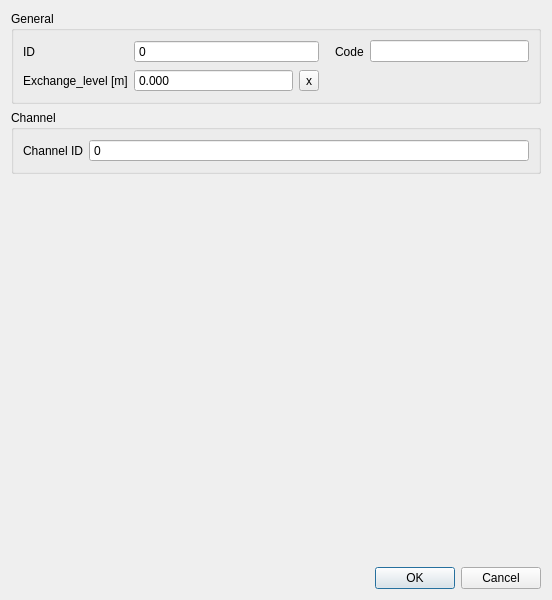
<?xml version="1.0" encoding="UTF-8"?>
<ui version="4.0">
 <class>Dialog</class>
 <widget class="QDialog" name="Dialog">
  <property name="geometry">
   <rect>
    <x>0</x>
    <y>0</y>
    <width>552</width>
    <height>600</height>
   </rect>
  </property>
  <property name="windowTitle">
   <string>Dialog</string>
  </property>
  <layout class="QGridLayout" name="gridLayout">
   <item row="0" column="0">
    <widget class="QGroupBox" name="grp_general">
     <property name="enabled">
      <bool>true</bool>
     </property>
     <property name="title">
      <string>General</string>
     </property>
     <layout class="QGridLayout" name="gridLayout_9">
      <item row="1" column="2">
       <widget class="QToolButton" name="exchange_level_clear">
        <property name="text">
         <string>x</string>
        </property>
       </widget>
      </item>
      <item row="0" column="4">
       <widget class="QLineEdit" name="code">
        <property name="sizePolicy">
         <sizepolicy hsizetype="Expanding" vsizetype="Fixed">
          <horstretch>0</horstretch>
          <verstretch>0</verstretch>
         </sizepolicy>
        </property>
        <property name="clearButtonEnabled">
         <bool>true</bool>
        </property>
       </widget>
      </item>
      <item row="0" column="3">
       <widget class="QLabel" name="label_23">
        <property name="text">
         <string>Code</string>
        </property>
        <property name="alignment">
         <set>Qt::AlignLeading|Qt::AlignLeft|Qt::AlignVCenter</set>
        </property>
        <property name="indent">
         <number>10</number>
        </property>
       </widget>
      </item>
      <item row="0" column="1" colspan="2">
       <widget class="QSpinBox" name="id">
        <property name="readOnly">
         <bool>true</bool>
        </property>
        <property name="buttonSymbols">
         <enum>QAbstractSpinBox::NoButtons</enum>
        </property>
        <property name="maximum">
         <number>99999999</number>
        </property>
        <property name="showClearButton" stdset="0">
         <bool>true</bool>
        </property>
        <property name="clearValue" stdset="0">
         <bool>true</bool>
        </property>
        <property name="expressionsEnabled" stdset="0">
         <bool>false</bool>
        </property>
       </widget>
      </item>
      <item row="1" column="0">
       <widget class="QLabel" name="label_6">
        <property name="locale">
         <locale language="English" country="UnitedStates"/>
        </property>
        <property name="text">
         <string>Exchange_level [m]</string>
        </property>
        <property name="alignment">
         <set>Qt::AlignLeading|Qt::AlignLeft|Qt::AlignVCenter</set>
        </property>
       </widget>
      </item>
      <item row="1" column="1">
       <widget class="QDoubleSpinBox" name="exchange_level">
        <property name="sizePolicy">
         <sizepolicy hsizetype="Expanding" vsizetype="Fixed">
          <horstretch>0</horstretch>
          <verstretch>0</verstretch>
         </sizepolicy>
        </property>
        <property name="locale">
         <locale language="English" country="UnitedStates"/>
        </property>
        <property name="buttonSymbols">
         <enum>QAbstractSpinBox::NoButtons</enum>
        </property>
        <property name="decimals">
         <number>3</number>
        </property>
        <property name="minimum">
         <double>-99999999.000000000000000</double>
        </property>
        <property name="maximum">
         <double>1000000.000000000000000</double>
        </property>
        <property name="showClearButton" stdset="0">
         <bool>true</bool>
        </property>
        <property name="clearValue" stdset="0">
         <bool>true</bool>
        </property>
        <property name="expressionsEnabled" stdset="0">
         <bool>true</bool>
        </property>
       </widget>
      </item>
      <item row="0" column="0">
       <widget class="QLabel" name="label_24">
        <property name="text">
         <string>ID</string>
        </property>
        <property name="alignment">
         <set>Qt::AlignLeading|Qt::AlignLeft|Qt::AlignVCenter</set>
        </property>
       </widget>
      </item>
     </layout>
    </widget>
   </item>
   <item row="2" column="0">
    <spacer name="verticalSpacer">
     <property name="orientation">
      <enum>Qt::Vertical</enum>
     </property>
     <property name="sizeHint" stdset="0">
      <size>
       <width>20</width>
       <height>40</height>
      </size>
     </property>
    </spacer>
   </item>
   <item row="1" column="0">
    <widget class="QGroupBox" name="grp_channel">
     <property name="locale">
      <locale language="English" country="UnitedStates"/>
     </property>
     <property name="inputMethodHints">
      <set>Qt::ImhNone</set>
     </property>
     <property name="title">
      <string>Channel</string>
     </property>
     <layout class="QGridLayout" name="gridLayout_6">
      <item row="0" column="0">
       <widget class="QLabel" name="label_18">
        <property name="locale">
         <locale language="English" country="UnitedStates"/>
        </property>
        <property name="inputMethodHints">
         <set>Qt::ImhNone</set>
        </property>
        <property name="text">
         <string>Channel ID</string>
        </property>
        <property name="alignment">
         <set>Qt::AlignLeading|Qt::AlignLeft|Qt::AlignVCenter</set>
        </property>
       </widget>
      </item>
      <item row="0" column="1">
       <widget class="QSpinBox" name="channel_id">
        <property name="sizePolicy">
         <sizepolicy hsizetype="Expanding" vsizetype="Fixed">
          <horstretch>0</horstretch>
          <verstretch>0</verstretch>
         </sizepolicy>
        </property>
        <property name="locale">
         <locale language="English" country="UnitedStates"/>
        </property>
        <property name="inputMethodHints">
         <set>Qt::ImhNone</set>
        </property>
        <property name="readOnly">
         <bool>true</bool>
        </property>
        <property name="buttonSymbols">
         <enum>QAbstractSpinBox::NoButtons</enum>
        </property>
        <property name="maximum">
         <number>999999999</number>
        </property>
        <property name="clearValue" stdset="0">
         <bool>true</bool>
        </property>
        <property name="expressionsEnabled" stdset="0">
         <bool>false</bool>
        </property>
       </widget>
      </item>
     </layout>
    </widget>
   </item>
   <item row="3" column="0">
    <widget class="QDialogButtonBox" name="buttonBox">
     <property name="standardButtons">
      <set>QDialogButtonBox::Cancel|QDialogButtonBox::Ok</set>
     </property>
    </widget>
   </item>
  </layout>
 </widget>
 <resources/>
 <connections/>
</ui>
